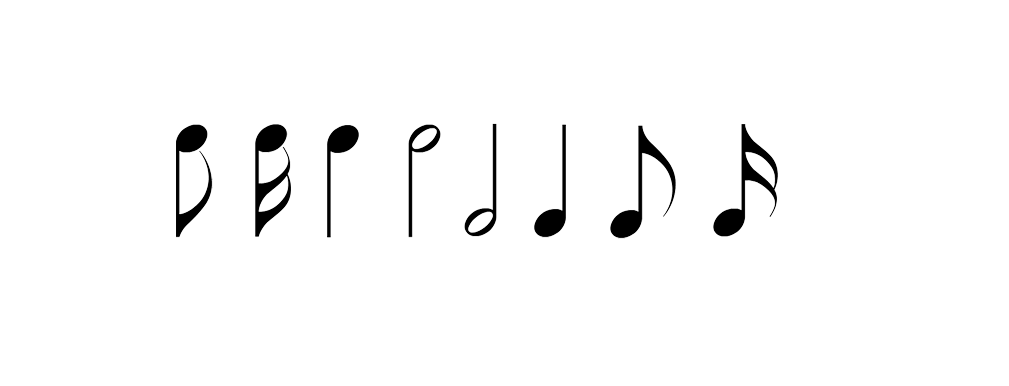
#> input picture soft/p1_primeri/primer4/primer4_train.png, 1009 x 386 px
$ jupyter execute --allow-errors primer4_moje.ipynb   (shell and % lines are left out)   (Python 2 division)   (older library calls are emulated)
#> lines starting #> are read from the running program, lines starting #| are printed output that depends on the picture; after the words box and inside, x2 and y2 are one past the last pixel; in counts of white or black regions, pixels touching at a corner belong together
### Primer 4 - Sheet music validator

Sliku primer4_train.png koristiti za obučavanje veštačke neuronske mreže tako da prepoznaje dužinu trajanja note.

Nakon obučavanja, sa slike primer4_test.png odrediti za svaku od ćelija, za koliko odstupa od vrednosti 1. Na primer, prva ćelija odstupa za: 1 - 1/8 + 1/16 + 1/2 + 1/8 = 3/16 Rešenje može biti negativno i dovoljno je da bude iskazano u decimalnom zapisu.

[cell 1]
#import potrebnih biblioteka
import cv2
import collections
import numpy as np
import scipy as sc
import matplotlib.pyplot as plt

# k-means
from sklearn.cluster import KMeans

# keras
from keras.models import Sequential
from keras.layers.core import Dense,Activation
from keras.optimizers import SGD
from keras.utils import np_utils, generic_utils


import matplotlib.pylab as pylab
pylab.rcParams['figure.figsize'] = 16, 12 # za prikaz većih slika i plotova, zakomentarisati ako nije potrebno

#Funkcionalnost implementirana u V1
def load_image(path):
#> called with path = 'primer4_train.png'
    return cv2.cvtColor(cv2.imread(path), cv2.COLOR_BGR2RGB)
#> returned value is the input picture: shape (386, 1009, 3); min 0, max 255, mean 248.7
def image_gray(image):
    return cv2.cvtColor(image, cv2.COLOR_RGB2GRAY)
#> returned value: shape (386, 1009)
def image_bin(image_gs):
    ret,image_bin = cv2.threshold(image_gs, 127, 255, cv2.THRESH_BINARY)
#> image_bin: shape (386, 1009); 97.5% white; 8 black regions, largest, box (x1, y1, x2, y2) and area: (255, 124, 291, 237) 1770, (713, 124, 778, 236) 1712, (610, 126, 676, 238) 1503
    return image_bin
def image_bin_adaptive(image_gs):
    image_bin = cv2.adaptiveThreshold(image_gs, 255, cv2.ADAPTIVE_THRESH_MEAN_C, cv2.THRESH_BINARY, 35, 10)
    return image_bin
def invert(image):
    return 255-image
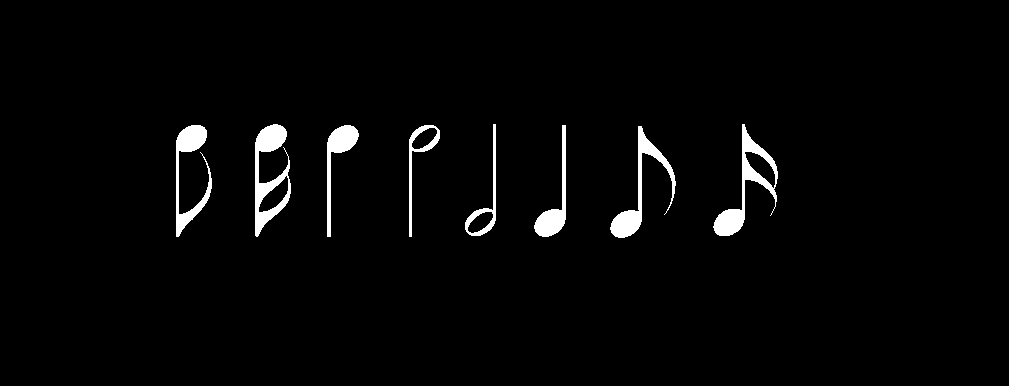
#> returned value: shape (386, 1009); 2.5% white; 8 white regions
def display_image(image, color= False):
    if color:
        plt.imshow(image)
    else:
        plt.imshow(image, 'gray')
def dilate(image):
    kernel = np.ones((3,3)) # strukturni element 3x3 blok
    return cv2.dilate(image, kernel, iterations=1)
def erode(image):
    kernel = np.ones((3,3)) # strukturni element 3x3 blok
    return cv2.erode(image, kernel, iterations=1)

#Funkcionalnost implementirana u V2
def resize_region(region):
    resized = cv2.resize(region,(28,28), interpolation = cv2.INTER_NEAREST)
    return resized
def scale_to_range(image):
    return image / 255
def matrix_to_vector(image):
    return image.flatten()
# [5 lines left out: function prepare_for_ann, not called in this run]
def convert_output(outputs):
    return np.eye(len(outputs))
def winner(output):
    return max(enumerate(output), key=lambda x: x[1])[0]

def remove_noise(binary_image):
    ret_val = binary_image
    ret_val = invert(ret_val)
    return ret_val

[cell 2]
img_train=load_image('primer4_train.png')
display_image(img_train)
img_train_bin=remove_noise(image_bin(image_gray(img_train)))
display_image(img_train_bin)
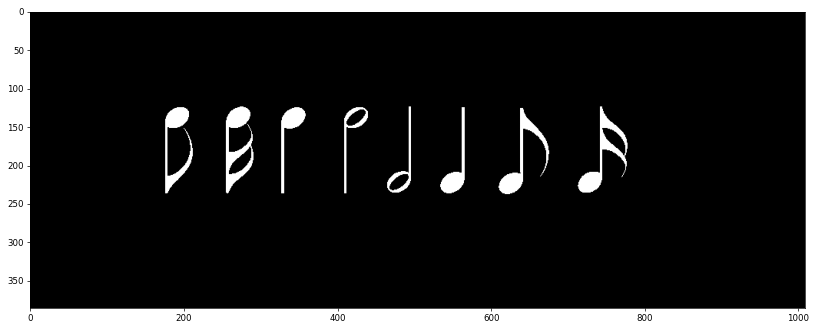
#> figure drawn by matplotlib, 1 panel

[cell 3]
# [36 lines left out: function rotate_regions, not called in this run]

[cell 4]
def select_roi(image_orig, image_bin, rotate=False):
#> called with rotate = False
    img, contours_borders, hierarchy = cv2.findContours(image_bin.copy(), cv2.RETR_EXTERNAL, cv2.CHAIN_APPROX_NONE)
#> contours_borders = 8 contours; box (x1, y1, x2, y2) and area: (255, 124, 291, 237) 2074, (713, 124, 778, 236) 2019, (610, 126, 676, 238) 1308, (176, 125, 212, 237) 1188, (534, 125, 566, 237) 884, (327, 125, 359, 237) 884, (465, 124, 496, 236) 794, (409, 125, 440, 237) 790

    contours = []
    contour_angles = []
    contour_centers = []
    contour_sizes = []
    for contour in contours_borders:
        center, size, angle = cv2.minAreaRect(contour)
        xt,yt,w,h = cv2.boundingRect(contour)

        region_points = []
        for i in range (xt,xt+w):
            for j in range(yt,yt+h):
                dist = cv2.pointPolygonTest(contour,(i,j),False)
                if dist>=0 and image_bin[j,i]==255: # da li se tacka nalazi unutar konture?
                    region_points.append([i,j])
        contour_centers.append(center)
        contour_angles.append(angle)
        contour_sizes.append(size)
        contours.append(region_points)
#> this loop made 8 passes
#> (center, size, angle, xt, yt, w, h) on passes 1 to 8: ((648.5, 186.8), (113.1, 52.76), -74.45, 610, 126, 66, 112), ((560.6, 182.5), (113.1, 28.35), -74.36, 534, 125, 32, 112), ((412.7, 178.1), (113.3, 28.57), -74.05, 409, 125, 31, 112), ((331.4, 178.5), (113.1, 28.35), -74.36, 327, 125, 32, 112), ((193.5, 180.5), (111, 35), -90, 176, 125, 36, 112), ((752.6, 185.5), (113.6, 54.26), -74.05, 713, 124, 65, 112), ((491.2, 181.8), (113.3, 28.3), -74.05, 465, 124, 31, 112), ((272.5, 180), (112, 35), -90, 255, 124, 36, 113)
#> after the loop, contour_angles = [-74.45, -74.36, -74.05, -74.36, -90, -74.05, -74.05, -90]; contour_centers = [(648.5, 186.8), (560.6, 182.5), (412.7, 178.1), (331.4, 178.5), (193.5, 180.5), (752.6, 185.5), (491.2, 181.8), (272.5, 180)]; contour_sizes = [(113.1, 52.76), (113.1, 28.35), (113.3, 28.57), (113.1, 28.35), (111, 35), (113.6, 54.26), (113.3, 28.3), (112, 35)]; contours = 8 items

    contours = to_np_array(contours, contour_angles, contour_centers, contour_sizes, rotate)
    max_x_cord = 0
    max_y_cord = 0

    for ind,contour in enumerate(contours):
        min_x = min(contour[:,0])
        max_x = max(contour[:,0])
        min_y = min(contour[:,1])
        max_y = max(contour[:,1])

        if( ind == 0):
            max_x_cord = min_x+(max_x-min_x)
            max_y_cord = min_y
        else:

            if(max_x_cord < min_x+(max_x-min_x)):
                 max_x_cord = min_x+(max_x-min_x)

            if(max_y_cord < min_y):
                max_y_cord = min_y


    regions_dict = {}
    for contour in contours:

        min_x = min(contour[:,0])
        max_x = max(contour[:,0])
        min_y = min(contour[:,1])
        max_y = max(contour[:,1])


        cv2.rectangle(image_orig,(min_x,min_y),(min_x+(max_x-min_x),min_y+(max_y-min_y)),(255,0,0),2)

        region = np.zeros((max_y-min_y+1,max_x-min_x+1), dtype=np.int16)
        for point in contour:
            x = point[0]
            y = point[1]

            region[y-min_y,x-min_x] = 255

        sort= 0
        if(min_y >=max_y_cord -10):
            sort = max_x_cord


        regions_dict[min_x+sort] = [resize_region(region), (min_x,min_y,max_x-min_x,max_y-min_y)]

    sorted_regions_dict = collections.OrderedDict(sorted(regions_dict.items()))
    sorted_regions = np.array(sorted_regions_dict.values())


    sorted_rectangles = sorted_regions[:,1]
    region_distances = [-sorted_rectangles[0][1]-sorted_rectangles[0][3]]
    # Izdvojiti sortirane parametre opisujućih pravougaonika
    # Izračunati rastojanja između svih susednih regiona po x osi i dodati ih u region_distances niz
    for x,y,w,h in sorted_regions[1:-1, 1]:
        region_distances[-1] += y
        region_distances.append(-y-h)
    region_distances[-1] += sorted_rectangles[-1][1]

    return image_orig, sorted_regions[:, 0], region_distances

[cell 5]
img_train=load_image('primer4_train.png')
img_train_bin=remove_noise(image_bin(image_gray(img_train)))
#> (the rest of this cell did not finish here and is left out)

[cell 6]
# [25 lines left out: functions create_ann, train_ann, not called in this run]

[cell 7]
img_train = load_image('primer4_train.png')
img_train_bin = invert(image_bin(image_gray(img_train)))
#> (the rest of this cell did not finish here and is left out)

#> the loop in select_roi (call 2), `for contour in contours_borders:` made 8 passes
display_image(img_train_bin)

inputs = prepare_for_ann(shapes)
alphabet = ['osmina','sesnaestina','cetvrtina','polovina','polovina','cetvrtina','sesnaestina','osmina']
outputs = convert_output(alphabet)
ann = create_ann()
ann = train_ann(ann, inputs, outputs)

[cell 8]
# [21 lines left out: function display_result, not called in this run]

[cell 9]
img_test = load_image('primer4_test.png')
#> call 4 of load_image, with path = 'primer4_test.png'
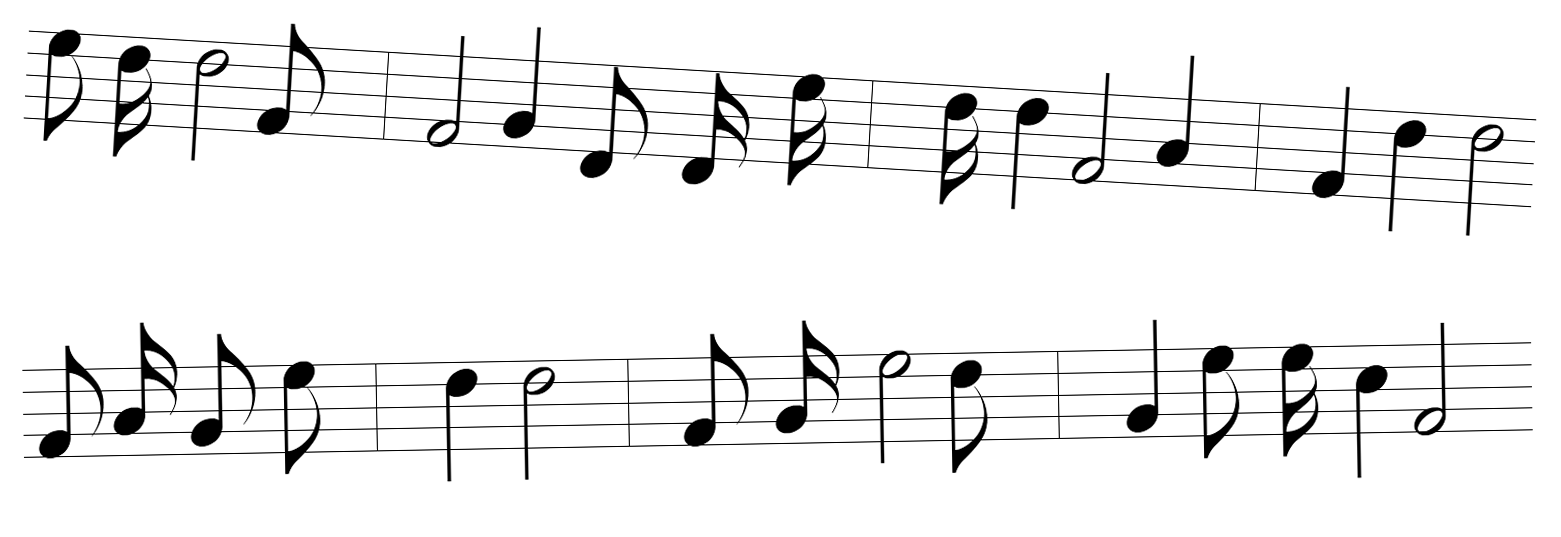
#> input picture soft/p1_primeri/primer4/primer4_test.png, 1561 x 537 px
#> in load_image, returned value is the input picture: shape (537, 1561, 3); min 0, max 255, mean 238.9
img_test_bin = remove_noise(image_bin(image_gray(img_test)))
#> in image_bin (call 4), `ret,image_bin = cv2.threshold(image_gs, 127, 255, cv2.THRESH_BINARY)`:
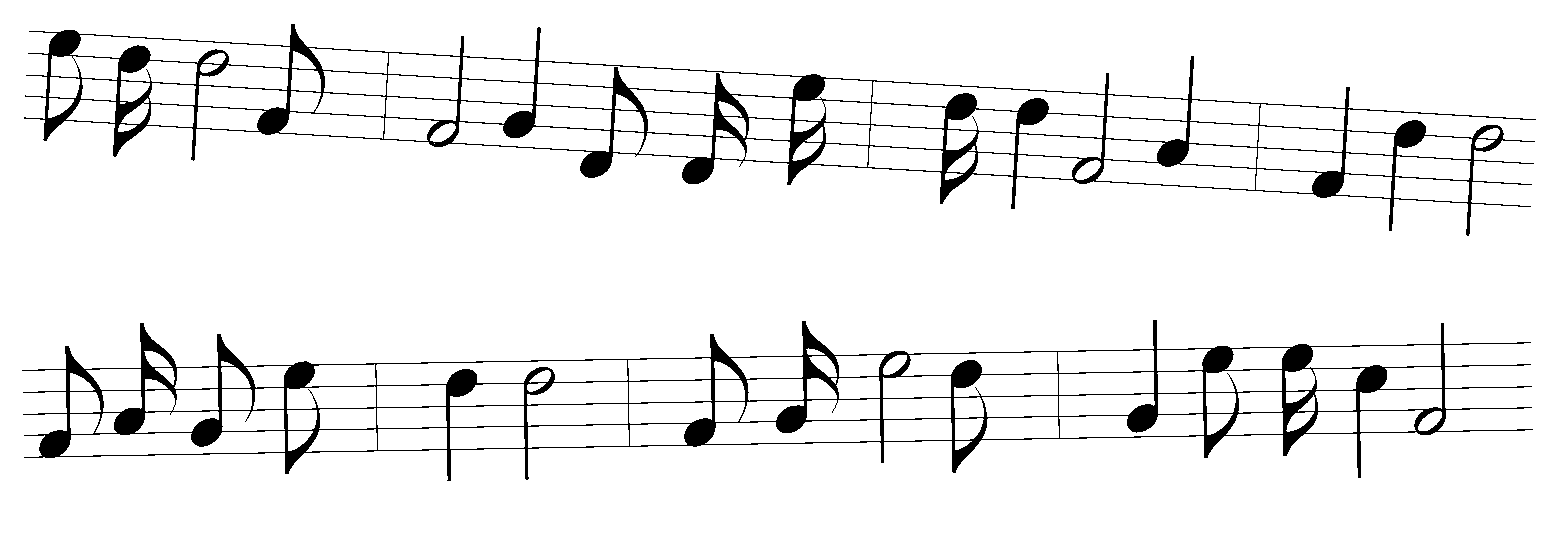
#> image_bin: shape (537, 1561); 93.6% white; 2 black regions, box (x1, y1, x2, y2) and area: (24, 24, 1536, 236) 26642, (22, 320, 1533, 481) 26620
#> in invert (call 4), `return 255-image`: returned value: shape (537, 1561); 6.4% white; 2 white regions

display_image(img_test_bin)
#> (the rest of this cell did not finish here and is left out)

#> in select_roi (call 3), `img, contours_borders, hierarchy = cv2.findContours(image_bin.copy(), ..`: contours_borders = 2 contours; box (x1, y1, x2, y2) and area: (24, 24, 1536, 236) 126252, (22, 320, 1533, 481) 124570
